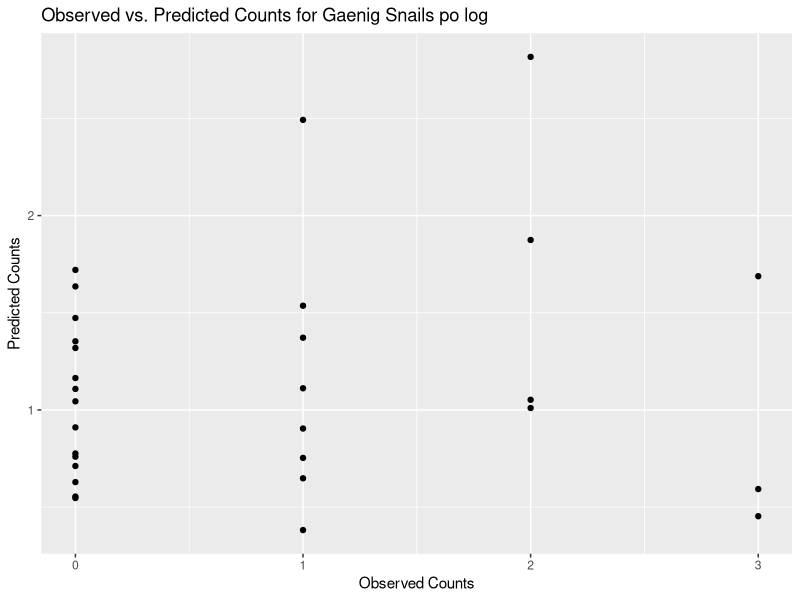
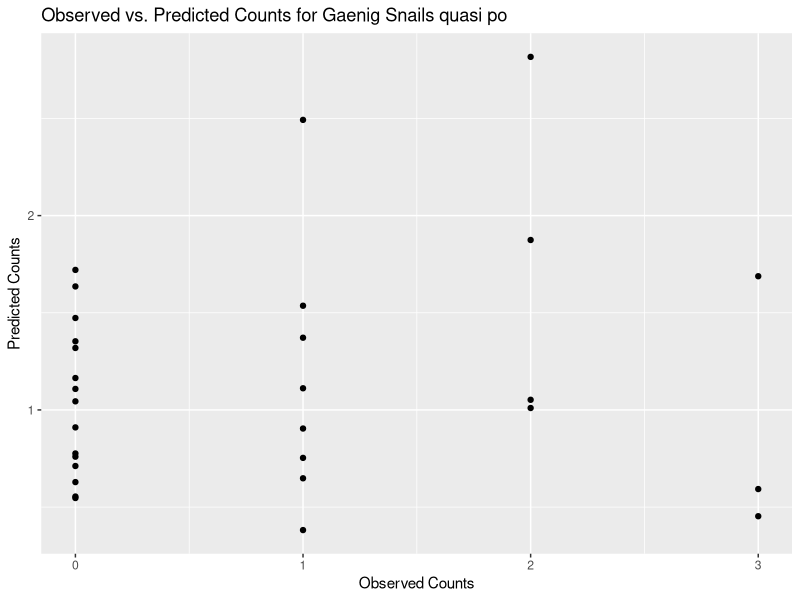
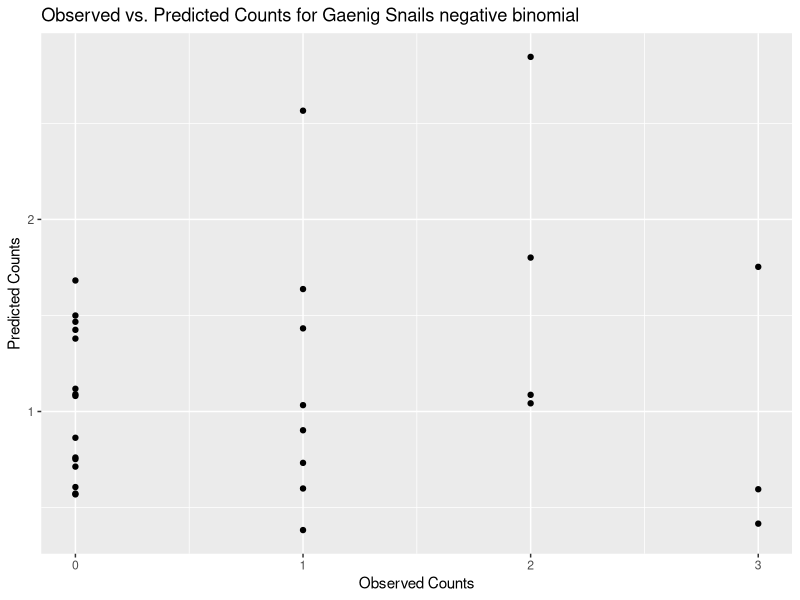

The R script that drew these images, in order:
## ---- chunk 1
library(ggplot2)
snails <- read.csv("snails.csv", header = TRUE)
## ---- chunk 2
snails$Aspect[snails$Aspect==6]=5
snails$Aspect[snails$Aspect==2]=1
snails$Aspect <- as.factor(snails$Aspect)
snails$Soil <- as.factor(snails$Soil)
snails$CC <- as.factor(snails$CC)
snails$LC <- as.factor(snails$LC)
## ---- chunk 3
cat.id <- which(colnames(snails) %in% c("Aspect","Soil","CC","LC"))
snails[,cat.id] <- lapply(snails[,cat.id],as.factor)
## ---- chunk 4
Asp1 <- ifelse(snails$Aspect == 1, 1, 0)
Asp5 <- ifelse(snails$Aspect == 5, 1, 0)
Asp7 <- ifelse(snails$Aspect == 7, 1, 0)
Asp8 <- ifelse(snails$Aspect == 8, 1, 0)
## ---- chunk 5
set.seed(123457)
train.prop <- 0.80
trnset <- sort(sample(1:nrow(snails), ceiling(nrow(snails)*train.prop)))
# create the training and test sets
train.set <- snails[trnset, ]
test.set  <- snails[-trnset, ]
## ---- chunk 6
#### fit a Poisson GLIM regression for Gaenig
Gaenig.pf <- glm(Gaenig~Elevation+Slope+Aspect+Soil+CC+LC+PA.sp+PA.other, 
                 family='poisson', data=train.set)
summary(Gaenig.pf)
## ---- chunk 7
### null model
Gaenig.pn <- glm(Gaenig~1, 
                 family='poisson', data=train.set)
summary(Gaenig.pn)
## ---- chunk 8
#evaluating the model performance with the test data
predictions <- predict(Gaenig.pf, newdata = test.set, type = "response")

rmse <- sqrt(mean((predictions - test.set$Gaenig)^2))

# Print RMSE to evaluate the model fit
cat("Root Mean Squared Error (RMSE):", rmse, "\n")
## ---- chunk 9
evaluation_data <- data.frame(Observed = test.set$Gaenig, Predicted = predictions)
# Create a plot to visualize the fit
ggplot(evaluation_data, aes(x = Observed, y = Predicted)) +
  geom_point() +
  labs(x = "Observed Counts", y = "Predicted Counts") +
  ggtitle("Observed vs. Predicted Counts for Gaenig Snails po log")
## ---- chunk 10
dispersion <- Gaenig.pf$deviance / Gaenig.pf$df.residual
print(dispersion)
## ---- chunk 11
#model adequacy 
with(Gaenig.pf, cbind(deviance = deviance, df = df.residual,
     p = pchisq(deviance, df.residual, lower.tail=FALSE)))
## ---- chunk 12
#Chi-squared test
chi_squared_test <- 1 - pchisq(deviance(Gaenig.pf), df.residual(Gaenig.pf))
chi_squared_test
## ---- chunk 13
# Deviance residuals
deviance_residuals <- residuals(Gaenig.pf, type = "deviance")
summary(deviance_residuals)
## ---- chunk 14
# Information criteria - AIC and BIC

AIC(Gaenig.pf)
BIC(Gaenig.pf)

AIC(Gaenig.pn, Gaenig.pf)
BIC(Gaenig.pn, Gaenig.pf)
## ---- chunk 15
# In-sample MAD on the training data
predicted_train <- predict(Gaenig.pf, newdata = train.set, type = "response")
in_sample_mad <- mean(abs(train.set$Gaenig - predicted_train))
in_sample_mad

## ---- chunk 16
# Out-of-sample MAD on the test data
predicted_test <- predict(Gaenig.pf, newdata = test.set, type = "response")
out_of_sample_mad <- mean(abs(test.set$Gaenig - predicted_test))
out_of_sample_mad
## ---- chunk 17
with(Gaenig.pf, cbind(deviance = null.deviance-deviance, 
                      df = df.null-df.residual,
                      p = pchisq(null.deviance-deviance, 
                      df.null-df.residual, 
                      lower.tail=FALSE)))
## ---- chunk 18
(an <- anova(Gaenig.pn, Gaenig.pf, test="Chisq"))
## ---- chunk 19
Gaenig.qp <- glm(Gaenig~Elevation+Slope+Aspect+Soil+CC+LC+PA.sp+PA.other, 
                 family=quasipoisson, data=train.set)
summary(Gaenig.qp)
## ---- chunk 20
#evaluating the model performance with the test data
predictions <- predict(Gaenig.qp, newdata = test.set, type = "response")

rmse <- sqrt(mean((predictions - test.set$Gaenig)^2))

# Print RMSE to evaluate the model fit
cat("Root Mean Squared Error (RMSE):", rmse, "\n")
## ---- chunk 21
evaluation_data <- data.frame(Observed = test.set$Gaenig, Predicted = predictions)
# Create a plot to visualize the fit
ggplot(evaluation_data, aes(x = Observed, y = Predicted)) +
  geom_point() +
  labs(x = "Observed Counts", y = "Predicted Counts") +
  ggtitle("Observed vs. Predicted Counts for Gaenig Snails quasi po")
## ---- chunk 22
Gaenig.qpn <- glm(Gaenig~1,
                  family=quasipoisson,data=train.set)
summary(Gaenig.qpn)
## ---- chunk 23
dispersion <- Gaenig.qp$deviance / Gaenig.qp$df.residual
print(dispersion)
## ---- chunk 24
#check adequacy of the fitted model
with(Gaenig.qp, cbind(deviance = deviance, df = df.residual,
     p = pchisq(deviance, df.residual, lower.tail=FALSE)))
## ---- chunk 25
#Chi-squared test
chi_squared_test <- 1 - pchisq(deviance(Gaenig.qp), df.residual(Gaenig.qp))
chi_squared_test

# Deviance residuals
deviance_residuals <- residuals(Gaenig.qp, type = "deviance")
summary(deviance_residuals)
## ---- chunk 26
train_predictions_qp <- predict(Gaenig.qp, newdata = train.set, type = "response")
test_predictions_qp <- predict(Gaenig.qp, newdata = test.set, type = "response")
mad_train_qp <- mad(train.set$Gaenig, train_predictions_qp)
mad_test_qp <- mad(test.set$Gaenig, test_predictions_qp)
mad_train_qp
mad_test_qp
## ---- chunk 27
library(MASS)
#null negative binomial regression model
Gaenig.bnn <- glm.nb(Gaenig~1, data = train.set)
summary(Gaenig.bnn)
#full negative binomial regression model
Gaenig.bn <- glm.nb(Gaenig~Elevation+Slope+Aspect+Soil+CC+LC+PA.sp+PA.other, data=train.set)
summary(Gaenig.bn)
## ---- chunk 28
(disp.est <- Gaenig.bn$deviance/Gaenig.bn$df.residual)
## ---- chunk 29
#check adequacy of the fitted model
with(Gaenig.bn, cbind(deviance = deviance, df = df.residual,
     p = pchisq(deviance, df.residual, lower.tail=FALSE)))
## ---- chunk 30
# Deviance residuals
deviance_residuals <- residuals(Gaenig.bn, type = "deviance")
summary(deviance_residuals)
## ---- chunk 31
# Information criteria - AIC and BIC
AIC(Gaenig.bn)
BIC(Gaenig.bn)
## ---- chunk 32
train_predictions_bn <- predict(Gaenig.bn, newdata = train.set, type = "response")
test_predictions_bn <- predict(Gaenig.bn, newdata = test.set, type = "response")
mad_train_bn <- mad(train.set$Gaenig, train_predictions_bn)
mad_test_bn <- mad(test.set$Gaenig, test_predictions_bn)
mad_train_bn
mad_test_bn
## ---- chunk 33
(an.nb <- anova(Gaenig.bn, Gaenig.bn, test="Chisq"))
## ---- chunk 34
Gaenig.nbr <- glm.nb(Gaenig~Aspect+PA.other, data=train.set)
summary(Gaenig.nbr)
## ---- chunk 35
#evaluating the model performance with the test data
predictions <- predict(Gaenig.bn, newdata = test.set, type = "response")

rmse <- sqrt(mean((predictions - test.set$Gaenig)^2))

# Print RMSE to evaluate the model fit
cat("Root Mean Squared Error (RMSE):", rmse, "\n")
## ---- chunk 36
evaluation_data <- data.frame(Observed = test.set$Gaenig, Predicted = predictions)
# Create a plot to visualize the fit
ggplot(evaluation_data, aes(x = Observed, y = Predicted)) +
  geom_point() +
  labs(x = "Observed Counts", y = "Predicted Counts") +
  ggtitle("Observed vs. Predicted Counts for Gaenig Snails negative binomial")
